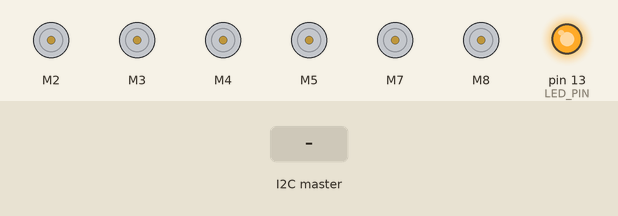
Simulated run of this sketch. Board: Arduino Uno, built with avr-gcc and run on an emulated ATmega328P. On the bench: 6 × DC motor (green arrow = forward, orange = backward, longer = faster), output pins drawn as LEDs (lit = HIGH). Inputs (shaded band) come from the test bench. What the sketch prints to the serial monitor is not drawn.

Above: at 0.1 s.
At 6.2 s:
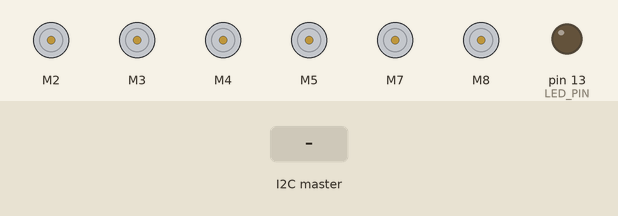
6.3 s: the I2C master sends the byte 1
Timing chart, 0 to 9.3 s (numbered marks = the images above; inputs shaded):
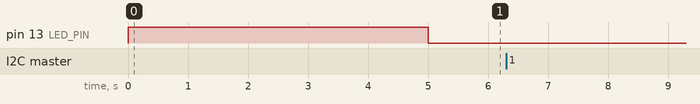

The sketch:

arduino-thrust.pde
```cpp
 /*
  ESC_Ramp
    Based on the Sweep example in the Servo library, this allow a ramp up and down of the ESC speed based on the Min and Max values.
    The Min and Max speed are defined so you can change them at one location and it will be used in the ramp as well.

  27 April 2017
  by Eric Nantel
 */
#include <Wire.h>
#include "ESC.h"
#define LED_PIN (13)                                      // Pin for the LED
#define SPEED_MIN (1000)                                  // Set the Minimum Speed in microseconds
#define SPEED_MAX (2000)                                  // Set the Minimum Speed in microseconds

ESC myESC1 (2, SPEED_MIN, SPEED_MAX, 500);                 // ESC_Name (ESC PIN, Minimum Value, Maximum Value, Default Speed, Arm Value)
ESC myESC2 (3, SPEED_MIN, SPEED_MAX, 500);
ESC myESC3 (4, SPEED_MIN, SPEED_MAX, 500);
ESC myESC4 (5, SPEED_MIN, SPEED_MAX, 500);
// ESC myESC5 (6, SPEED_MIN, SPEED_MAX, 500);
ESC myESC6 (7, SPEED_MIN, SPEED_MAX, 500);
ESC myESC7 (8, SPEED_MIN, SPEED_MAX, 500);
int oESC;                                                 // Variable for the speed sent to the ESC

void setup() {
  Wire.begin(8);                // join i2c bus with address #8
  Wire.onReceive(receiveEvent); // register event
  Serial.begin(9600);           // start serial for output
  pinMode(LED_PIN, OUTPUT);                               // LED Visual Output
  myESC1.arm();                                            // Send the Arm value so the ESC will be ready to take commands
  myESC2.arm();
  myESC3.arm();
  myESC4.arm();
 // myESC5.arm();
  myESC6.arm();
  myESC7.arm();
   for(int i = 0; i < 5; i++){
   digitalWrite(LED_PIN, HIGH);
    delay(1000);
    digitalWrite(LED_PIN, LOW);
   }

 }


void loop() {


}


//  void motorSpin(int spinney){
//  int chill = 1500;;
//  oESC = map(spinney,255,0,1000,2000);
//
//    digitalWrite(LED_PIN, HIGH);
//    myESC1.speed(oESC);                                    // tell ESC to go to the oESC speed value
//    myESC2.speed(oESC);
//    myESC3.speed(oESC);
//    myESC4.speed(oESC);
//    //myESC5.speed(oESC);
//    myESC6.speed(oESC);
//    myESC7.speed(oESC);                                            // waits 10ms for the ESC to reach speed
//    Serial.println("Finishid Thrustifying!!!");
//  }

void receiveEvent(int howMany) {
  byte c[7];
  while (1 < Wire.available()) { // loop through all but the last
    for (int i = 0; i < howMany; i++) {
     c[i] = Wire.read(); // receive byte as a character
    }
    //Serial.print("c[");Serial.print("0");Serial.print("]: ");Serial.println(c[0]);         // print the character
      digitalWrite(LED_PIN, HIGH);

  oESC = map(c[0],255,0,1000,2000);
   Serial.print("oESC value: ");
   Serial.println(oESC);
    myESC1.speed(oESC);                                    // tell ESC to go to the oESC speed value
    myESC2.speed(oESC);
    myESC3.speed(oESC);
    myESC4.speed(oESC);
    //myESC5.speed(oESC);
    myESC6.speed(oESC);
    myESC7.speed(oESC);                                            // waits 10ms for the ESC to reach speed

    Serial.println("Finishid Thrustifying!!!");
    //}
  }
  Serial.println("receive event finished");

 }
```

Measured:
- after the input at 6.3 s, every drawn part: stays the same
